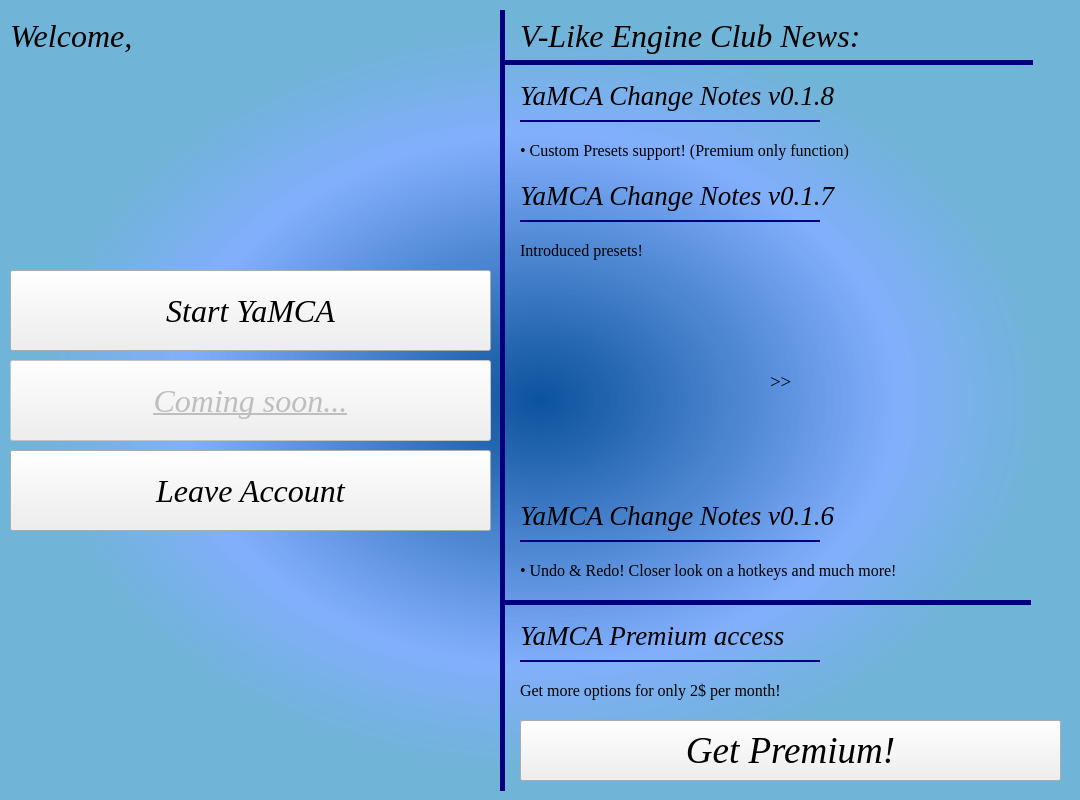
<?xml version="1.0" encoding="UTF-8"?>
<ui version="4.0">
 <class>RegWindow</class>
 <widget class="QMainWindow" name="RegWindow">
  <property name="geometry">
   <rect>
    <x>0</x>
    <y>0</y>
    <width>1080</width>
    <height>800</height>
   </rect>
  </property>
  <property name="windowTitle">
   <string>V-Like Engine Menu</string>
  </property>
  <widget class="QWidget" name="centralwidget">
   <widget class="QLabel" name="bg_label">
    <property name="geometry">
     <rect>
      <x>0</x>
      <y>0</y>
      <width>1080</width>
      <height>800</height>
     </rect>
    </property>
    <property name="styleSheet">
     <string notr="true">background-color: qradialgradient(spread:pad, cx:0.5, cy:0.5, radius:0.5, fx:0.5, fy:0.5, stop:0 rgba(11, 82, 156, 255), stop:0.659091 rgba(108, 162, 255, 212), stop:0.9375 rgba(89, 169, 210, 216));</string>
    </property>
    <property name="text">
     <string/>
    </property>
   </widget>
   <widget class="QStackedWidget" name="stackedWidget_2">
    <property name="geometry">
     <rect>
      <x>0</x>
      <y>0</y>
      <width>1080</width>
      <height>800</height>
     </rect>
    </property>
    <property name="currentIndex">
     <number>2</number>
    </property>
    <widget class="QWidget" name="loginwin">
     <widget class="QLabel" name="logindialog">
      <property name="geometry">
       <rect>
        <x>240</x>
        <y>30</y>
        <width>600</width>
        <height>680</height>
       </rect>
      </property>
      <property name="font">
       <font>
        <family>Times New Roman</family>
        <pointsize>24</pointsize>
        <weight>75</weight>
        <italic>true</italic>
        <bold>true</bold>
        <underline>false</underline>
        <strikeout>false</strikeout>
       </font>
      </property>
      <property name="layoutDirection">
       <enum>Qt::LeftToRight</enum>
      </property>
      <property name="styleSheet">
       <string notr="true">background-color: rgb(255, 255, 255);
background-color: qlineargradient(spread:pad, x1:0, y1:1, x2:0, y2:0, stop:0 rgba(50, 84, 160, 255), stop:0.488636 rgba(137, 169, 209, 234), stop:1 rgba(155, 232, 255, 212));</string>
      </property>
      <property name="text">
       <string>
Log into V-LikeEngine account</string>
      </property>
      <property name="textFormat">
       <enum>Qt::AutoText</enum>
      </property>
      <property name="alignment">
       <set>Qt::AlignHCenter|Qt::AlignTop</set>
      </property>
      <property name="margin">
       <number>20</number>
      </property>
     </widget>
     <widget class="QComboBox" name="loginchoose">
      <property name="geometry">
       <rect>
        <x>300</x>
        <y>220</y>
        <width>480</width>
        <height>40</height>
       </rect>
      </property>
      <property name="font">
       <font>
        <family>Times New Roman</family>
        <pointsize>10</pointsize>
        <weight>50</weight>
        <italic>true</italic>
        <bold>false</bold>
       </font>
      </property>
      <property name="editable">
       <bool>true</bool>
      </property>
      <property name="currentText">
       <string>Yandex</string>
      </property>
      <item>
       <property name="text">
        <string>Yandex</string>
       </property>
      </item>
     </widget>
     <widget class="QLineEdit" name="passwordchoose">
      <property name="geometry">
       <rect>
        <x>300</x>
        <y>300</y>
        <width>480</width>
        <height>40</height>
       </rect>
      </property>
      <property name="text">
       <string/>
      </property>
      <property name="maxLength">
       <number>40</number>
      </property>
      <property name="echoMode">
       <enum>QLineEdit::Password</enum>
      </property>
     </widget>
     <widget class="QPushButton" name="loginbut">
      <property name="geometry">
       <rect>
        <x>300</x>
        <y>380</y>
        <width>480</width>
        <height>80</height>
       </rect>
      </property>
      <property name="font">
       <font>
        <family>Times New Roman</family>
        <pointsize>24</pointsize>
        <weight>50</weight>
        <italic>true</italic>
        <bold>false</bold>
       </font>
      </property>
      <property name="text">
       <string>Log in</string>
      </property>
     </widget>
     <widget class="QLabel" name="no_acc">
      <property name="geometry">
       <rect>
        <x>300</x>
        <y>488</y>
        <width>191</width>
        <height>21</height>
       </rect>
      </property>
      <property name="font">
       <font>
        <family>Times New Roman</family>
        <pointsize>12</pointsize>
       </font>
      </property>
      <property name="text">
       <string>• Do not have an account yet?</string>
      </property>
     </widget>
     <widget class="QPushButton" name="reg_but">
      <property name="geometry">
       <rect>
        <x>490</x>
        <y>480</y>
        <width>290</width>
        <height>31</height>
       </rect>
      </property>
      <property name="font">
       <font>
        <family>Times New Roman</family>
        <pointsize>12</pointsize>
       </font>
      </property>
      <property name="text">
       <string>Register!</string>
      </property>
     </widget>
     <widget class="QLabel" name="login_error">
      <property name="geometry">
       <rect>
        <x>300</x>
        <y>550</y>
        <width>481</width>
        <height>21</height>
       </rect>
      </property>
      <property name="font">
       <font>
        <family>Times New Roman</family>
        <pointsize>10</pointsize>
       </font>
      </property>
      <property name="styleSheet">
       <string notr="true">color: rgb(255, 0, 0);</string>
      </property>
      <property name="text">
       <string/>
      </property>
     </widget>
    </widget>
    <widget class="QWidget" name="regwin">
     <widget class="QProgressBar" name="progressBar">
      <property name="geometry">
       <rect>
        <x>680</x>
        <y>170</y>
        <width>130</width>
        <height>30</height>
       </rect>
      </property>
      <property name="styleSheet">
       <string notr="true"/>
      </property>
      <property name="value">
       <number>0</number>
      </property>
      <property name="alignment">
       <set>Qt::AlignBottom|Qt::AlignHCenter</set>
      </property>
      <property name="textVisible">
       <bool>false</bool>
      </property>
      <property name="textDirection">
       <enum>QProgressBar::BottomToTop</enum>
      </property>
      <property name="format">
       <string>%p%</string>
      </property>
     </widget>
     <widget class="QLabel" name="register_main_label">
      <property name="geometry">
       <rect>
        <x>240</x>
        <y>30</y>
        <width>600</width>
        <height>680</height>
       </rect>
      </property>
      <property name="font">
       <font>
        <family>Times New Roman</family>
        <pointsize>24</pointsize>
        <weight>75</weight>
        <italic>true</italic>
        <bold>true</bold>
        <underline>true</underline>
       </font>
      </property>
      <property name="layoutDirection">
       <enum>Qt::LeftToRight</enum>
      </property>
      <property name="styleSheet">
       <string notr="true">background-color: qlineargradient(spread:pad, x1:0, y1:1, x2:0, y2:0, stop:0 rgba(50, 84, 160, 255), stop:0.488636 rgba(137, 169, 209, 234), stop:1 rgba(155, 232, 255, 212));</string>
      </property>
      <property name="text">
       <string>
Register V-LikeEngine account</string>
      </property>
      <property name="alignment">
       <set>Qt::AlignHCenter|Qt::AlignTop</set>
      </property>
      <property name="margin">
       <number>20</number>
      </property>
     </widget>
     <widget class="QLineEdit" name="login_edit">
      <property name="geometry">
       <rect>
        <x>390</x>
        <y>120</y>
        <width>420</width>
        <height>30</height>
       </rect>
      </property>
     </widget>
     <widget class="QLabel" name="label_3">
      <property name="geometry">
       <rect>
        <x>250</x>
        <y>170</y>
        <width>131</width>
        <height>31</height>
       </rect>
      </property>
      <property name="font">
       <font>
        <family>Times New Roman</family>
        <pointsize>14</pointsize>
       </font>
      </property>
      <property name="text">
       <string>Password:</string>
      </property>
      <property name="alignment">
       <set>Qt::AlignBottom|Qt::AlignHCenter</set>
      </property>
     </widget>
     <widget class="QLabel" name="label_4">
      <property name="geometry">
       <rect>
        <x>250</x>
        <y>220</y>
        <width>131</width>
        <height>31</height>
       </rect>
      </property>
      <property name="font">
       <font>
        <family>Times New Roman</family>
        <pointsize>14</pointsize>
       </font>
      </property>
      <property name="text">
       <string>Password repeat:</string>
      </property>
      <property name="alignment">
       <set>Qt::AlignBottom|Qt::AlignHCenter</set>
      </property>
     </widget>
     <widget class="QLineEdit" name="pass_edit">
      <property name="geometry">
       <rect>
        <x>390</x>
        <y>170</y>
        <width>271</width>
        <height>30</height>
       </rect>
      </property>
      <property name="echoMode">
       <enum>QLineEdit::Password</enum>
      </property>
     </widget>
     <widget class="QLineEdit" name="pass_edit_r">
      <property name="geometry">
       <rect>
        <x>390</x>
        <y>220</y>
        <width>271</width>
        <height>30</height>
       </rect>
      </property>
      <property name="echoMode">
       <enum>QLineEdit::Password</enum>
      </property>
     </widget>
     <widget class="QLabel" name="label_5">
      <property name="geometry">
       <rect>
        <x>250</x>
        <y>270</y>
        <width>131</width>
        <height>31</height>
       </rect>
      </property>
      <property name="font">
       <font>
        <family>Times New Roman</family>
        <pointsize>14</pointsize>
       </font>
      </property>
      <property name="text">
       <string>Name:</string>
      </property>
      <property name="alignment">
       <set>Qt::AlignBottom|Qt::AlignHCenter</set>
      </property>
     </widget>
     <widget class="QLabel" name="label_6">
      <property name="geometry">
       <rect>
        <x>250</x>
        <y>320</y>
        <width>131</width>
        <height>31</height>
       </rect>
      </property>
      <property name="font">
       <font>
        <family>Times New Roman</family>
        <pointsize>14</pointsize>
       </font>
      </property>
      <property name="text">
       <string>Surname:</string>
      </property>
      <property name="alignment">
       <set>Qt::AlignBottom|Qt::AlignHCenter</set>
      </property>
     </widget>
     <widget class="QLabel" name="label_7">
      <property name="geometry">
       <rect>
        <x>250</x>
        <y>370</y>
        <width>131</width>
        <height>31</height>
       </rect>
      </property>
      <property name="font">
       <font>
        <family>Times New Roman</family>
        <pointsize>14</pointsize>
       </font>
      </property>
      <property name="text">
       <string>Birth year:</string>
      </property>
      <property name="alignment">
       <set>Qt::AlignBottom|Qt::AlignHCenter</set>
      </property>
     </widget>
     <widget class="QSpinBox" name="year_box">
      <property name="geometry">
       <rect>
        <x>390</x>
        <y>370</y>
        <width>111</width>
        <height>30</height>
       </rect>
      </property>
      <property name="minimum">
       <number>1919</number>
      </property>
      <property name="maximum">
       <number>2018</number>
      </property>
      <property name="value">
       <number>1996</number>
      </property>
     </widget>
     <widget class="QLineEdit" name="name_edit">
      <property name="geometry">
       <rect>
        <x>390</x>
        <y>270</y>
        <width>420</width>
        <height>30</height>
       </rect>
      </property>
     </widget>
     <widget class="QLineEdit" name="surname_edit">
      <property name="geometry">
       <rect>
        <x>390</x>
        <y>320</y>
        <width>420</width>
        <height>30</height>
       </rect>
      </property>
     </widget>
     <widget class="QLabel" name="hardness_pass">
      <property name="geometry">
       <rect>
        <x>680</x>
        <y>220</y>
        <width>130</width>
        <height>30</height>
       </rect>
      </property>
      <property name="font">
       <font>
        <family>Times New Roman</family>
        <pointsize>16</pointsize>
       </font>
      </property>
      <property name="text">
       <string>Enter Password</string>
      </property>
     </widget>
     <widget class="QLabel" name="label_8">
      <property name="geometry">
       <rect>
        <x>250</x>
        <y>420</y>
        <width>131</width>
        <height>31</height>
       </rect>
      </property>
      <property name="font">
       <font>
        <family>Times New Roman</family>
        <pointsize>14</pointsize>
       </font>
      </property>
      <property name="text">
       <string>E-Mail:</string>
      </property>
      <property name="alignment">
       <set>Qt::AlignBottom|Qt::AlignHCenter</set>
      </property>
     </widget>
     <widget class="QLineEdit" name="mail">
      <property name="geometry">
       <rect>
        <x>390</x>
        <y>420</y>
        <width>420</width>
        <height>30</height>
       </rect>
      </property>
     </widget>
     <widget class="QCheckBox" name="get_prem">
      <property name="geometry">
       <rect>
        <x>270</x>
        <y>470</y>
        <width>541</width>
        <height>30</height>
       </rect>
      </property>
      <property name="font">
       <font>
        <family>Times New Roman</family>
        <pointsize>14</pointsize>
        <weight>75</weight>
        <italic>true</italic>
        <bold>true</bold>
       </font>
      </property>
      <property name="text">
       <string>Get Premium (free access for 1 month, then 125 P (2$) per month)</string>
      </property>
     </widget>
     <widget class="QCheckBox" name="agree_with">
      <property name="geometry">
       <rect>
        <x>270</x>
        <y>510</y>
        <width>541</width>
        <height>30</height>
       </rect>
      </property>
      <property name="font">
       <font>
        <family>Times New Roman</family>
        <pointsize>14</pointsize>
        <weight>50</weight>
        <italic>false</italic>
        <bold>false</bold>
       </font>
      </property>
      <property name="text">
       <string>I am agree with ALL (alternative licence list)</string>
      </property>
     </widget>
     <widget class="QPushButton" name="register_but">
      <property name="geometry">
       <rect>
        <x>260</x>
        <y>580</y>
        <width>560</width>
        <height>60</height>
       </rect>
      </property>
      <property name="font">
       <font>
        <family>Times New Roman</family>
        <pointsize>28</pointsize>
        <italic>true</italic>
       </font>
      </property>
      <property name="text">
       <string>Register</string>
      </property>
     </widget>
     <widget class="QLabel" name="label_9">
      <property name="geometry">
       <rect>
        <x>250</x>
        <y>120</y>
        <width>131</width>
        <height>31</height>
       </rect>
      </property>
      <property name="font">
       <font>
        <family>Times New Roman</family>
        <pointsize>14</pointsize>
       </font>
      </property>
      <property name="text">
       <string>Login:</string>
      </property>
      <property name="alignment">
       <set>Qt::AlignBottom|Qt::AlignHCenter</set>
      </property>
     </widget>
     <widget class="QLabel" name="error">
      <property name="geometry">
       <rect>
        <x>266</x>
        <y>539</y>
        <width>550</width>
        <height>30</height>
       </rect>
      </property>
      <property name="font">
       <font>
        <family>Times New Roman</family>
        <pointsize>12</pointsize>
       </font>
      </property>
      <property name="styleSheet">
       <string notr="true">color: rgb(255, 0, 0);</string>
      </property>
      <property name="text">
       <string/>
      </property>
      <property name="alignment">
       <set>Qt::AlignCenter</set>
      </property>
     </widget>
     <widget class="QPushButton" name="back_log">
      <property name="geometry">
       <rect>
        <x>260</x>
        <y>650</y>
        <width>560</width>
        <height>30</height>
       </rect>
      </property>
      <property name="font">
       <font>
        <family>Times New Roman</family>
        <pointsize>14</pointsize>
       </font>
      </property>
      <property name="text">
       <string>Back to Log-in</string>
      </property>
     </widget>
     <zorder>register_main_label</zorder>
     <zorder>progressBar</zorder>
     <zorder>login_edit</zorder>
     <zorder>label_3</zorder>
     <zorder>label_4</zorder>
     <zorder>pass_edit</zorder>
     <zorder>pass_edit_r</zorder>
     <zorder>label_5</zorder>
     <zorder>label_6</zorder>
     <zorder>label_7</zorder>
     <zorder>year_box</zorder>
     <zorder>name_edit</zorder>
     <zorder>surname_edit</zorder>
     <zorder>hardness_pass</zorder>
     <zorder>label_8</zorder>
     <zorder>mail</zorder>
     <zorder>get_prem</zorder>
     <zorder>agree_with</zorder>
     <zorder>register_but</zorder>
     <zorder>label_9</zorder>
     <zorder>error</zorder>
     <zorder>back_log</zorder>
    </widget>
    <widget class="QWidget" name="page">
     <widget class="QLabel" name="welcome">
      <property name="geometry">
       <rect>
        <x>10</x>
        <y>10</y>
        <width>471</width>
        <height>51</height>
       </rect>
      </property>
      <property name="font">
       <font>
        <family>Times New Roman</family>
        <pointsize>24</pointsize>
        <italic>true</italic>
       </font>
      </property>
      <property name="text">
       <string>Welcome,</string>
      </property>
     </widget>
     <widget class="QLabel" name="label_space">
      <property name="geometry">
       <rect>
        <x>500</x>
        <y>10</y>
        <width>5</width>
        <height>781</height>
       </rect>
      </property>
      <property name="styleSheet">
       <string notr="true">background-color: rgb(0, 0, 127);</string>
      </property>
      <property name="text">
       <string/>
      </property>
     </widget>
     <widget class="QLabel" name="name_surname">
      <property name="geometry">
       <rect>
        <x>10</x>
        <y>70</y>
        <width>471</width>
        <height>51</height>
       </rect>
      </property>
      <property name="font">
       <font>
        <family>Times New Roman</family>
        <pointsize>24</pointsize>
        <italic>true</italic>
       </font>
      </property>
      <property name="text">
       <string/>
      </property>
      <property name="alignment">
       <set>Qt::AlignRight|Qt::AlignTrailing|Qt::AlignVCenter</set>
      </property>
     </widget>
     <widget class="QPushButton" name="startyamca">
      <property name="geometry">
       <rect>
        <x>10</x>
        <y>270</y>
        <width>481</width>
        <height>81</height>
       </rect>
      </property>
      <property name="font">
       <font>
        <family>Times New Roman</family>
        <pointsize>24</pointsize>
        <italic>true</italic>
        <underline>false</underline>
       </font>
      </property>
      <property name="cursor">
       <cursorShape>CrossCursor</cursorShape>
      </property>
      <property name="text">
       <string>Start YaMCA</string>
      </property>
     </widget>
     <widget class="QLabel" name="news_heading">
      <property name="geometry">
       <rect>
        <x>520</x>
        <y>10</y>
        <width>471</width>
        <height>51</height>
       </rect>
      </property>
      <property name="font">
       <font>
        <family>Times New Roman</family>
        <pointsize>24</pointsize>
        <italic>true</italic>
       </font>
      </property>
      <property name="text">
       <string>V-Like Engine Club News:</string>
      </property>
     </widget>
     <widget class="QLabel" name="news_heading_2">
      <property name="geometry">
       <rect>
        <x>520</x>
        <y>70</y>
        <width>471</width>
        <height>51</height>
       </rect>
      </property>
      <property name="font">
       <font>
        <family>Times New Roman</family>
        <pointsize>20</pointsize>
        <weight>50</weight>
        <italic>true</italic>
        <bold>false</bold>
       </font>
      </property>
      <property name="cursor">
       <cursorShape>WaitCursor</cursorShape>
      </property>
      <property name="text">
       <string>YaMCA Change Notes v0.1.8</string>
      </property>
     </widget>
     <widget class="QPushButton" name="pushButton_2">
      <property name="enabled">
       <bool>false</bool>
      </property>
      <property name="geometry">
       <rect>
        <x>10</x>
        <y>360</y>
        <width>481</width>
        <height>81</height>
       </rect>
      </property>
      <property name="font">
       <font>
        <family>Times New Roman</family>
        <pointsize>24</pointsize>
        <italic>true</italic>
        <underline>true</underline>
       </font>
      </property>
      <property name="cursor">
       <cursorShape>CrossCursor</cursorShape>
      </property>
      <property name="text">
       <string>Coming soon...</string>
      </property>
     </widget>
     <widget class="QLabel" name="label_space_2">
      <property name="geometry">
       <rect>
        <x>502</x>
        <y>60</y>
        <width>531</width>
        <height>5</height>
       </rect>
      </property>
      <property name="styleSheet">
       <string notr="true">background-color: rgb(0, 0, 127);</string>
      </property>
      <property name="text">
       <string/>
      </property>
     </widget>
     <widget class="QLabel" name="label_space_3">
      <property name="geometry">
       <rect>
        <x>520</x>
        <y>120</y>
        <width>300</width>
        <height>2</height>
       </rect>
      </property>
      <property name="styleSheet">
       <string notr="true">background-color: rgb(0, 0, 127);</string>
      </property>
      <property name="text">
       <string/>
      </property>
     </widget>
     <widget class="QLabel" name="label">
      <property name="geometry">
       <rect>
        <x>520</x>
        <y>140</y>
        <width>431</width>
        <height>21</height>
       </rect>
      </property>
      <property name="font">
       <font>
        <family>Times New Roman</family>
        <pointsize>12</pointsize>
       </font>
      </property>
      <property name="text">
       <string>• Custom Presets support! (Premium only function)</string>
      </property>
     </widget>
     <widget class="QLabel" name="presets_show">
      <property name="geometry">
       <rect>
        <x>560</x>
        <y>280</y>
        <width>200</width>
        <height>200</height>
       </rect>
      </property>
      <property name="text">
       <string/>
      </property>
     </widget>
     <widget class="QLabel" name="presets_show_2">
      <property name="geometry">
       <rect>
        <x>800</x>
        <y>280</y>
        <width>200</width>
        <height>200</height>
       </rect>
      </property>
      <property name="text">
       <string/>
      </property>
     </widget>
     <widget class="QPushButton" name="startyamca_2">
      <property name="geometry">
       <rect>
        <x>10</x>
        <y>450</y>
        <width>481</width>
        <height>81</height>
       </rect>
      </property>
      <property name="font">
       <font>
        <family>Times New Roman</family>
        <pointsize>24</pointsize>
        <italic>true</italic>
        <underline>false</underline>
       </font>
      </property>
      <property name="cursor">
       <cursorShape>CrossCursor</cursorShape>
      </property>
      <property name="text">
       <string>Leave Account</string>
      </property>
     </widget>
     <widget class="QLabel" name="news_heading_3">
      <property name="geometry">
       <rect>
        <x>520</x>
        <y>490</y>
        <width>471</width>
        <height>51</height>
       </rect>
      </property>
      <property name="font">
       <font>
        <family>Times New Roman</family>
        <pointsize>20</pointsize>
        <weight>50</weight>
        <italic>true</italic>
        <bold>false</bold>
       </font>
      </property>
      <property name="cursor">
       <cursorShape>WaitCursor</cursorShape>
      </property>
      <property name="text">
       <string>YaMCA Change Notes v0.1.6</string>
      </property>
     </widget>
     <widget class="QLabel" name="label_2">
      <property name="geometry">
       <rect>
        <x>520</x>
        <y>560</y>
        <width>431</width>
        <height>21</height>
       </rect>
      </property>
      <property name="font">
       <font>
        <family>Times New Roman</family>
        <pointsize>12</pointsize>
       </font>
      </property>
      <property name="text">
       <string>• Undo &amp; Redo! Closer look on a hotkeys and much more!</string>
      </property>
     </widget>
     <widget class="QLabel" name="label_space_4">
      <property name="geometry">
       <rect>
        <x>520</x>
        <y>540</y>
        <width>300</width>
        <height>2</height>
       </rect>
      </property>
      <property name="styleSheet">
       <string notr="true">background-color: rgb(0, 0, 127);</string>
      </property>
      <property name="text">
       <string/>
      </property>
     </widget>
     <widget class="QLabel" name="label_10">
      <property name="geometry">
       <rect>
        <x>520</x>
        <y>240</y>
        <width>431</width>
        <height>21</height>
       </rect>
      </property>
      <property name="font">
       <font>
        <family>Times New Roman</family>
        <pointsize>12</pointsize>
       </font>
      </property>
      <property name="text">
       <string>Introduced presets!</string>
      </property>
     </widget>
     <widget class="QLabel" name="news_heading_4">
      <property name="geometry">
       <rect>
        <x>520</x>
        <y>170</y>
        <width>471</width>
        <height>51</height>
       </rect>
      </property>
      <property name="font">
       <font>
        <family>Times New Roman</family>
        <pointsize>20</pointsize>
        <weight>50</weight>
        <italic>true</italic>
        <bold>false</bold>
       </font>
      </property>
      <property name="cursor">
       <cursorShape>WaitCursor</cursorShape>
      </property>
      <property name="text">
       <string>YaMCA Change Notes v0.1.7</string>
      </property>
     </widget>
     <widget class="QLabel" name="label_space_5">
      <property name="geometry">
       <rect>
        <x>520</x>
        <y>220</y>
        <width>300</width>
        <height>2</height>
       </rect>
      </property>
      <property name="styleSheet">
       <string notr="true">background-color: rgb(0, 0, 127);</string>
      </property>
      <property name="text">
       <string/>
      </property>
     </widget>
     <widget class="QPushButton" name="prem_button">
      <property name="geometry">
       <rect>
        <x>520</x>
        <y>720</y>
        <width>541</width>
        <height>61</height>
       </rect>
      </property>
      <property name="font">
       <font>
        <family>Times New Roman</family>
        <pointsize>28</pointsize>
        <italic>true</italic>
       </font>
      </property>
      <property name="text">
       <string>Get Premium!</string>
      </property>
     </widget>
     <widget class="QLabel" name="prem_label">
      <property name="geometry">
       <rect>
        <x>520</x>
        <y>680</y>
        <width>541</width>
        <height>21</height>
       </rect>
      </property>
      <property name="font">
       <font>
        <family>Times New Roman</family>
        <pointsize>12</pointsize>
       </font>
      </property>
      <property name="text">
       <string>Get more options for only 2$ per month!</string>
      </property>
     </widget>
     <widget class="QLabel" name="news_heading_5">
      <property name="geometry">
       <rect>
        <x>520</x>
        <y>610</y>
        <width>471</width>
        <height>51</height>
       </rect>
      </property>
      <property name="font">
       <font>
        <family>Times New Roman</family>
        <pointsize>20</pointsize>
        <weight>50</weight>
        <italic>true</italic>
        <bold>false</bold>
       </font>
      </property>
      <property name="cursor">
       <cursorShape>WaitCursor</cursorShape>
      </property>
      <property name="text">
       <string>YaMCA Premium access</string>
      </property>
     </widget>
     <widget class="QLabel" name="label_space_6">
      <property name="geometry">
       <rect>
        <x>520</x>
        <y>660</y>
        <width>300</width>
        <height>2</height>
       </rect>
      </property>
      <property name="styleSheet">
       <string notr="true">background-color: rgb(0, 0, 127);</string>
      </property>
      <property name="text">
       <string/>
      </property>
     </widget>
     <widget class="QLabel" name="label_space_7">
      <property name="geometry">
       <rect>
        <x>500</x>
        <y>600</y>
        <width>531</width>
        <height>5</height>
       </rect>
      </property>
      <property name="styleSheet">
       <string notr="true">background-color: rgb(0, 0, 127);</string>
      </property>
      <property name="text">
       <string/>
      </property>
     </widget>
     <widget class="QLabel" name="label_11">
      <property name="geometry">
       <rect>
        <x>770</x>
        <y>371</y>
        <width>21</width>
        <height>31</height>
       </rect>
      </property>
      <property name="font">
       <font>
        <family>Times New Roman</family>
        <pointsize>14</pointsize>
        <weight>50</weight>
        <bold>false</bold>
       </font>
      </property>
      <property name="text">
       <string>&gt;&gt;</string>
      </property>
      <property name="alignment">
       <set>Qt::AlignLeading|Qt::AlignLeft|Qt::AlignTop</set>
      </property>
     </widget>
    </widget>
   </widget>
  </widget>
  <action name="actionEnglish">
   <property name="text">
    <string>English</string>
   </property>
  </action>
  <action name="action">
   <property name="text">
    <string>Русский</string>
   </property>
  </action>
  <action name="actionDeutch">
   <property name="text">
    <string>Deutsch</string>
   </property>
  </action>
 </widget>
 <resources/>
 <connections/>
</ui>
